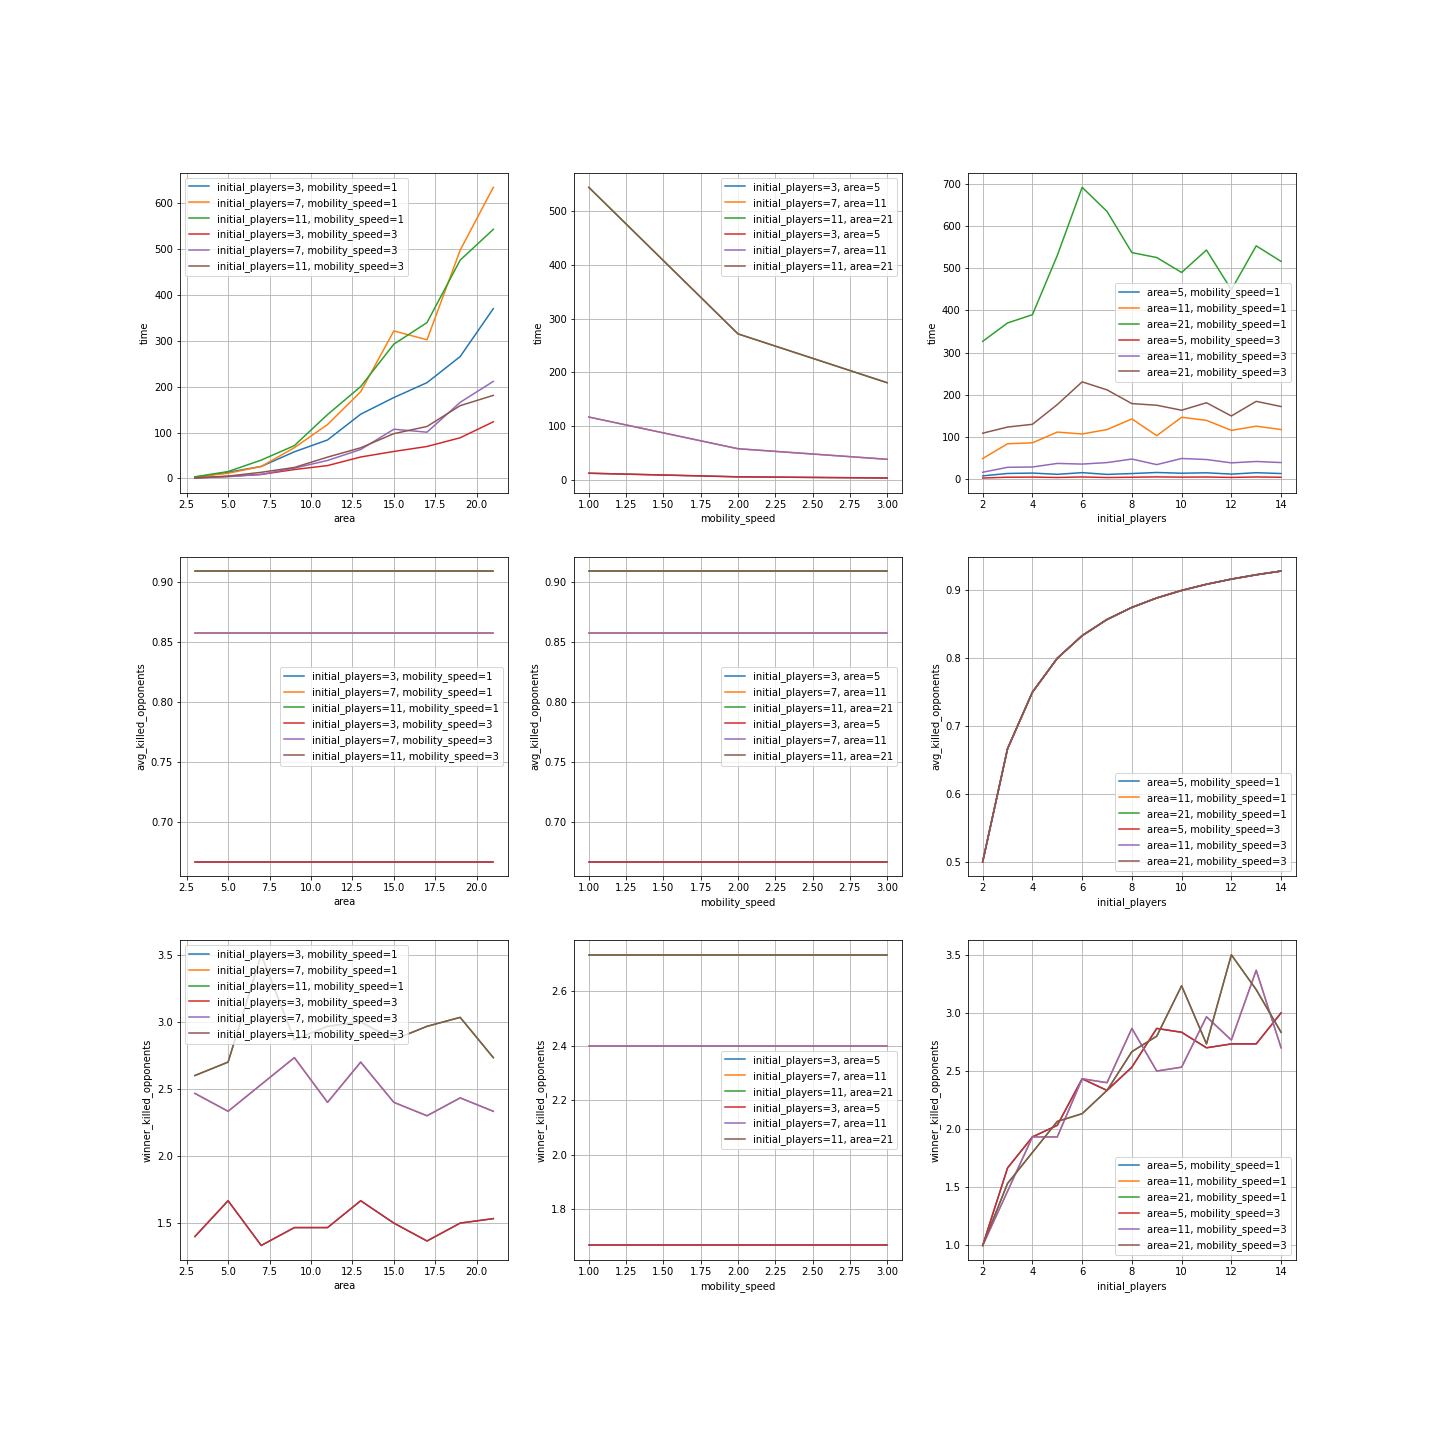

The script that saved this image:
#%%
import pandas as pd
import matplotlib.pyplot as plt
#%%
df = pd.read_csv("output_simulation.csv")
# df.head()
#%%
grouped_df = df.groupby(['initial_players', 'area', 'mobility_speed'], as_index=False)[["time", "avg_killed_opponents", "winner_killed_opponents"]].mean()
# grouped_df.info()
#%%
fig, ax = plt.subplots(3, 3, figsize=(20, 20))

idx = grouped_df[ (grouped_df["initial_players"] == 3) & (grouped_df["mobility_speed"] == 1) ].index.values
ax[0][0].plot(grouped_df.loc[idx]["area"].values, grouped_df.loc[idx]["time"].values, label="initial_players=3, mobility_speed=1")

idx = grouped_df[ (grouped_df["initial_players"] == 7) & (grouped_df["mobility_speed"] == 1) ].index.values
ax[0][0].plot(grouped_df.loc[idx]["area"].values, grouped_df.loc[idx]["time"].values, label="initial_players=7, mobility_speed=1")

idx = grouped_df[ (grouped_df["initial_players"] == 11) & (grouped_df["mobility_speed"] == 1) ].index.values
ax[0][0].plot(grouped_df.loc[idx]["area"].values, grouped_df.loc[idx]["time"].values, label="initial_players=11, mobility_speed=1")

idx = grouped_df[ (grouped_df["initial_players"] == 3) & (grouped_df["mobility_speed"] == 3) ].index.values
ax[0][0].plot(grouped_df.loc[idx]["area"].values, grouped_df.loc[idx]["time"].values, label="initial_players=3, mobility_speed=3")

idx = grouped_df[ (grouped_df["initial_players"] == 7) & (grouped_df["mobility_speed"] == 3) ].index.values
ax[0][0].plot(grouped_df.loc[idx]["area"].values, grouped_df.loc[idx]["time"].values, label="initial_players=7, mobility_speed=3")

idx = grouped_df[ (grouped_df["initial_players"] == 11) & (grouped_df["mobility_speed"] == 3) ].index.values
ax[0][0].plot(grouped_df.loc[idx]["area"].values, grouped_df.loc[idx]["time"].values, label="initial_players=11, mobility_speed=3")

ax[0][0].legend()
ax[0][0].set_xlabel("area")
ax[0][0].set_ylabel("time")
ax[0][0].grid()

idx = grouped_df[ (grouped_df["initial_players"] == 3) & (grouped_df["area"] == 5) ].index.values
ax[0][1].plot(grouped_df.loc[idx]["mobility_speed"].values, grouped_df.loc[idx]["time"].values, label="initial_players=3, area=5")

idx = grouped_df[ (grouped_df["initial_players"] == 7) & (grouped_df["area"] == 11) ].index.values
ax[0][1].plot(grouped_df.loc[idx]["mobility_speed"].values, grouped_df.loc[idx]["time"].values, label="initial_players=7, area=11")

idx = grouped_df[ (grouped_df["initial_players"] == 11) & (grouped_df["area"] == 21) ].index.values
ax[0][1].plot(grouped_df.loc[idx]["mobility_speed"].values, grouped_df.loc[idx]["time"].values, label="initial_players=11, area=21")

idx = grouped_df[ (grouped_df["initial_players"] == 3) & (grouped_df["area"] == 5) ].index.values
ax[0][1].plot(grouped_df.loc[idx]["mobility_speed"].values, grouped_df.loc[idx]["time"].values, label="initial_players=3, area=5")

idx = grouped_df[ (grouped_df["initial_players"] == 7) & (grouped_df["area"] == 11) ].index.values
ax[0][1].plot(grouped_df.loc[idx]["mobility_speed"].values, grouped_df.loc[idx]["time"].values, label="initial_players=7, area=11")

idx = grouped_df[ (grouped_df["initial_players"] == 11) & (grouped_df["area"] == 21) ].index.values
ax[0][1].plot(grouped_df.loc[idx]["mobility_speed"].values, grouped_df.loc[idx]["time"].values, label="initial_players=11, area=21")

ax[0][1].legend()
ax[0][1].set_xlabel("mobility_speed")
ax[0][1].set_ylabel("time")
ax[0][1].grid()

idx = grouped_df[ (grouped_df["area"] == 5) & (grouped_df["mobility_speed"] == 1) ].index.values
ax[0][2].plot(grouped_df.loc[idx]["initial_players"].values, grouped_df.loc[idx]["time"].values, label="area=5, mobility_speed=1")

idx = grouped_df[ (grouped_df["area"] == 11) & (grouped_df["mobility_speed"] == 1) ].index.values
ax[0][2].plot(grouped_df.loc[idx]["initial_players"].values, grouped_df.loc[idx]["time"].values, label="area=11, mobility_speed=1")

idx = grouped_df[ (grouped_df["area"] == 21) & (grouped_df["mobility_speed"] == 1) ].index.values
ax[0][2].plot(grouped_df.loc[idx]["initial_players"].values, grouped_df.loc[idx]["time"].values, label="area=21, mobility_speed=1")

idx = grouped_df[ (grouped_df["area"] == 5) & (grouped_df["mobility_speed"] == 3) ].index.values
ax[0][2].plot(grouped_df.loc[idx]["initial_players"].values, grouped_df.loc[idx]["time"].values, label="area=5, mobility_speed=3")

idx = grouped_df[ (grouped_df["area"] == 11) & (grouped_df["mobility_speed"] == 3) ].index.values
ax[0][2].plot(grouped_df.loc[idx]["initial_players"].values, grouped_df.loc[idx]["time"].values, label="area=11, mobility_speed=3")

idx = grouped_df[ (grouped_df["area"] == 21) & (grouped_df["mobility_speed"] == 3) ].index.values
ax[0][2].plot(grouped_df.loc[idx]["initial_players"].values, grouped_df.loc[idx]["time"].values, label="area=21, mobility_speed=3")

ax[0][2].legend()
ax[0][2].set_xlabel("initial_players")
ax[0][2].set_ylabel("time")
ax[0][2].grid()

idx = grouped_df[ (grouped_df["initial_players"] == 3) & (grouped_df["mobility_speed"] == 1) ].index.values
ax[1][0].plot(grouped_df.loc[idx]["area"].values, grouped_df.loc[idx]["avg_killed_opponents"].values, label="initial_players=3, mobility_speed=1")

idx = grouped_df[ (grouped_df["initial_players"] == 7) & (grouped_df["mobility_speed"] == 1) ].index.values
ax[1][0].plot(grouped_df.loc[idx]["area"].values, grouped_df.loc[idx]["avg_killed_opponents"].values, label="initial_players=7, mobility_speed=1")

idx = grouped_df[ (grouped_df["initial_players"] == 11) & (grouped_df["mobility_speed"] == 1) ].index.values
ax[1][0].plot(grouped_df.loc[idx]["area"].values, grouped_df.loc[idx]["avg_killed_opponents"].values, label="initial_players=11, mobility_speed=1")

idx = grouped_df[ (grouped_df["initial_players"] == 3) & (grouped_df["mobility_speed"] == 3) ].index.values
ax[1][0].plot(grouped_df.loc[idx]["area"].values, grouped_df.loc[idx]["avg_killed_opponents"].values, label="initial_players=3, mobility_speed=3")

idx = grouped_df[ (grouped_df["initial_players"] == 7) & (grouped_df["mobility_speed"] == 3) ].index.values
ax[1][0].plot(grouped_df.loc[idx]["area"].values, grouped_df.loc[idx]["avg_killed_opponents"].values, label="initial_players=7, mobility_speed=3")

idx = grouped_df[ (grouped_df["initial_players"] == 11) & (grouped_df["mobility_speed"] == 3) ].index.values
ax[1][0].plot(grouped_df.loc[idx]["area"].values, grouped_df.loc[idx]["avg_killed_opponents"].values, label="initial_players=11, mobility_speed=3")

ax[1][0].legend()
ax[1][0].set_xlabel("area")
ax[1][0].set_ylabel("avg_killed_opponents")
ax[1][0].grid()

idx = grouped_df[ (grouped_df["initial_players"] == 3) & (grouped_df["area"] == 5) ].index.values
ax[1][1].plot(grouped_df.loc[idx]["mobility_speed"].values, grouped_df.loc[idx]["avg_killed_opponents"].values, label="initial_players=3, area=5")

idx = grouped_df[ (grouped_df["initial_players"] == 7) & (grouped_df["area"] == 11) ].index.values
ax[1][1].plot(grouped_df.loc[idx]["mobility_speed"].values, grouped_df.loc[idx]["avg_killed_opponents"].values, label="initial_players=7, area=11")

idx = grouped_df[ (grouped_df["initial_players"] == 11) & (grouped_df["area"] == 21) ].index.values
ax[1][1].plot(grouped_df.loc[idx]["mobility_speed"].values, grouped_df.loc[idx]["avg_killed_opponents"].values, label="initial_players=11, area=21")

idx = grouped_df[ (grouped_df["initial_players"] == 3) & (grouped_df["area"] == 5) ].index.values
ax[1][1].plot(grouped_df.loc[idx]["mobility_speed"].values, grouped_df.loc[idx]["avg_killed_opponents"].values, label="initial_players=3, area=5")

idx = grouped_df[ (grouped_df["initial_players"] == 7) & (grouped_df["area"] == 11) ].index.values
ax[1][1].plot(grouped_df.loc[idx]["mobility_speed"].values, grouped_df.loc[idx]["avg_killed_opponents"].values, label="initial_players=7, area=11")

idx = grouped_df[ (grouped_df["initial_players"] == 11) & (grouped_df["area"] == 21) ].index.values
ax[1][1].plot(grouped_df.loc[idx]["mobility_speed"].values, grouped_df.loc[idx]["avg_killed_opponents"].values, label="initial_players=11, area=21")

ax[1][1].legend()
ax[1][1].set_xlabel("mobility_speed")
ax[1][1].set_ylabel("avg_killed_opponents")
ax[1][1].grid()

idx = grouped_df[ (grouped_df["area"] == 5) & (grouped_df["mobility_speed"] == 1) ].index.values
ax[1][2].plot(grouped_df.loc[idx]["initial_players"].values, grouped_df.loc[idx]["avg_killed_opponents"].values, label="area=5, mobility_speed=1")

idx = grouped_df[ (grouped_df["area"] == 11) & (grouped_df["mobility_speed"] == 1) ].index.values
ax[1][2].plot(grouped_df.loc[idx]["initial_players"].values, grouped_df.loc[idx]["avg_killed_opponents"].values, label="area=11, mobility_speed=1")

idx = grouped_df[ (grouped_df["area"] == 21) & (grouped_df["mobility_speed"] == 1) ].index.values
ax[1][2].plot(grouped_df.loc[idx]["initial_players"].values, grouped_df.loc[idx]["avg_killed_opponents"].values, label="area=21, mobility_speed=1")

idx = grouped_df[ (grouped_df["area"] == 5) & (grouped_df["mobility_speed"] == 3) ].index.values
ax[1][2].plot(grouped_df.loc[idx]["initial_players"].values, grouped_df.loc[idx]["avg_killed_opponents"].values, label="area=5, mobility_speed=3")

idx = grouped_df[ (grouped_df["area"] == 11) & (grouped_df["mobility_speed"] == 3) ].index.values
ax[1][2].plot(grouped_df.loc[idx]["initial_players"].values, grouped_df.loc[idx]["avg_killed_opponents"].values, label="area=11, mobility_speed=3")

idx = grouped_df[ (grouped_df["area"] == 21) & (grouped_df["mobility_speed"] == 3) ].index.values
ax[1][2].plot(grouped_df.loc[idx]["initial_players"].values, grouped_df.loc[idx]["avg_killed_opponents"].values, label="area=21, mobility_speed=3")

ax[1][2].legend()
ax[1][2].set_xlabel("initial_players")
ax[1][2].set_ylabel("avg_killed_opponents")
ax[1][2].grid()

idx = grouped_df[ (grouped_df["initial_players"] == 3) & (grouped_df["mobility_speed"] == 1) ].index.values
ax[2][0].plot(grouped_df.loc[idx]["area"].values, grouped_df.loc[idx]["winner_killed_opponents"].values, label="initial_players=3, mobility_speed=1")

idx = grouped_df[ (grouped_df["initial_players"] == 7) & (grouped_df["mobility_speed"] == 1) ].index.values
ax[2][0].plot(grouped_df.loc[idx]["area"].values, grouped_df.loc[idx]["winner_killed_opponents"].values, label="initial_players=7, mobility_speed=1")

idx = grouped_df[ (grouped_df["initial_players"] == 11) & (grouped_df["mobility_speed"] == 1) ].index.values
ax[2][0].plot(grouped_df.loc[idx]["area"].values, grouped_df.loc[idx]["winner_killed_opponents"].values, label="initial_players=11, mobility_speed=1")

idx = grouped_df[ (grouped_df["initial_players"] == 3) & (grouped_df["mobility_speed"] == 3) ].index.values
ax[2][0].plot(grouped_df.loc[idx]["area"].values, grouped_df.loc[idx]["winner_killed_opponents"].values, label="initial_players=3, mobility_speed=3")

idx = grouped_df[ (grouped_df["initial_players"] == 7) & (grouped_df["mobility_speed"] == 3) ].index.values
ax[2][0].plot(grouped_df.loc[idx]["area"].values, grouped_df.loc[idx]["winner_killed_opponents"].values, label="initial_players=7, mobility_speed=3")

idx = grouped_df[ (grouped_df["initial_players"] == 11) & (grouped_df["mobility_speed"] == 3) ].index.values
ax[2][0].plot(grouped_df.loc[idx]["area"].values, grouped_df.loc[idx]["winner_killed_opponents"].values, label="initial_players=11, mobility_speed=3")

ax[2][0].legend()
ax[2][0].set_xlabel("area")
ax[2][0].set_ylabel("winner_killed_opponents")
ax[2][0].grid()

idx = grouped_df[ (grouped_df["initial_players"] == 3) & (grouped_df["area"] == 5) ].index.values
ax[2][1].plot(grouped_df.loc[idx]["mobility_speed"].values, grouped_df.loc[idx]["winner_killed_opponents"].values, label="initial_players=3, area=5")

idx = grouped_df[ (grouped_df["initial_players"] == 7) & (grouped_df["area"] == 11) ].index.values
ax[2][1].plot(grouped_df.loc[idx]["mobility_speed"].values, grouped_df.loc[idx]["winner_killed_opponents"].values, label="initial_players=7, area=11")

idx = grouped_df[ (grouped_df["initial_players"] == 11) & (grouped_df["area"] == 21) ].index.values
ax[2][1].plot(grouped_df.loc[idx]["mobility_speed"].values, grouped_df.loc[idx]["winner_killed_opponents"].values, label="initial_players=11, area=21")

idx = grouped_df[ (grouped_df["initial_players"] == 3) & (grouped_df["area"] == 5) ].index.values
ax[2][1].plot(grouped_df.loc[idx]["mobility_speed"].values, grouped_df.loc[idx]["winner_killed_opponents"].values, label="initial_players=3, area=5")

idx = grouped_df[ (grouped_df["initial_players"] == 7) & (grouped_df["area"] == 11) ].index.values
ax[2][1].plot(grouped_df.loc[idx]["mobility_speed"].values, grouped_df.loc[idx]["winner_killed_opponents"].values, label="initial_players=7, area=11")

idx = grouped_df[ (grouped_df["initial_players"] == 11) & (grouped_df["area"] == 21) ].index.values
ax[2][1].plot(grouped_df.loc[idx]["mobility_speed"].values, grouped_df.loc[idx]["winner_killed_opponents"].values, label="initial_players=11, area=21")

ax[2][1].legend()
ax[2][1].set_xlabel("mobility_speed")
ax[2][1].set_ylabel("winner_killed_opponents")
ax[2][1].grid()


idx = grouped_df[ (grouped_df["area"] == 5) & (grouped_df["mobility_speed"] == 1) ].index.values
ax[2][2].plot(grouped_df.loc[idx]["initial_players"].values, grouped_df.loc[idx]["winner_killed_opponents"].values, label="area=5, mobility_speed=1")

idx = grouped_df[ (grouped_df["area"] == 11) & (grouped_df["mobility_speed"] == 1) ].index.values
ax[2][2].plot(grouped_df.loc[idx]["initial_players"].values, grouped_df.loc[idx]["winner_killed_opponents"].values, label="area=11, mobility_speed=1")

idx = grouped_df[ (grouped_df["area"] == 21) & (grouped_df["mobility_speed"] == 1) ].index.values
ax[2][2].plot(grouped_df.loc[idx]["initial_players"].values, grouped_df.loc[idx]["winner_killed_opponents"].values, label="area=21, mobility_speed=1")

idx = grouped_df[ (grouped_df["area"] == 5) & (grouped_df["mobility_speed"] == 3) ].index.values
ax[2][2].plot(grouped_df.loc[idx]["initial_players"].values, grouped_df.loc[idx]["winner_killed_opponents"].values, label="area=5, mobility_speed=3")

idx = grouped_df[ (grouped_df["area"] == 11) & (grouped_df["mobility_speed"] == 3) ].index.values
ax[2][2].plot(grouped_df.loc[idx]["initial_players"].values, grouped_df.loc[idx]["winner_killed_opponents"].values, label="area=11, mobility_speed=3")

idx = grouped_df[ (grouped_df["area"] == 21) & (grouped_df["mobility_speed"] == 3) ].index.values
ax[2][2].plot(grouped_df.loc[idx]["initial_players"].values, grouped_df.loc[idx]["winner_killed_opponents"].values, label="area=21, mobility_speed=3")

ax[2][2].legend()
ax[2][2].set_xlabel("initial_players")
ax[2][2].set_ylabel("winner_killed_opponents")
ax[2][2].grid()

plt.savefig("visualization_game_simulation.png")
plt.show()
#%% md
